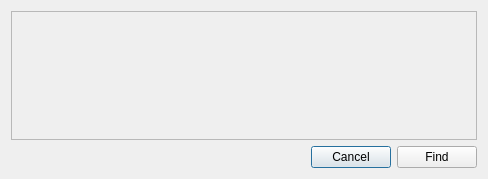
<?xml version="1.0" encoding="UTF-8"?>
<ui version="4.0">
 <class>FindInProjectDialog</class>
 <widget class="QDialog" name="FindInProjectDialog">
  <property name="geometry">
   <rect>
    <x>0</x>
    <y>0</y>
    <width>488</width>
    <height>179</height>
   </rect>
  </property>
  <property name="windowTitle">
   <string>Find in Project</string>
  </property>
  <layout class="QVBoxLayout" name="verticalLayout">
   <item>
    <widget class="QScrollArea" name="scrollArea">
     <property name="widgetResizable">
      <bool>true</bool>
     </property>
     <widget class="CompositeFindFilterWidget" name="filtersList">
      <property name="geometry">
       <rect>
        <x>0</x>
        <y>0</y>
        <width>462</width>
        <height>111</height>
       </rect>
      </property>
     </widget>
    </widget>
   </item>
   <item>
    <layout class="QHBoxLayout" name="horizontalLayout_4">
     <item>
      <spacer name="horizontalSpacer_3">
       <property name="orientation">
        <enum>Qt::Horizontal</enum>
       </property>
       <property name="sizeHint" stdset="0">
        <size>
         <width>40</width>
         <height>20</height>
        </size>
       </property>
      </spacer>
     </item>
     <item>
      <widget class="QPushButton" name="cancelButton">
       <property name="text">
        <string>Cancel</string>
       </property>
      </widget>
     </item>
     <item>
      <widget class="QPushButton" name="findButton">
       <property name="text">
        <string>Find</string>
       </property>
      </widget>
     </item>
    </layout>
   </item>
  </layout>
 </widget>
 <customwidgets>
  <customwidget>
   <class>CompositeFindFilterWidget</class>
   <extends>QWidget</extends>
   <header>UI/Find/Widgets/CompositeFindFilterWidget.h</header>
   <container>1</container>
  </customwidget>
 </customwidgets>
 <tabstops>
  <tabstop>findButton</tabstop>
  <tabstop>cancelButton</tabstop>
  <tabstop>scrollArea</tabstop>
 </tabstops>
 <resources/>
 <connections/>
</ui>
